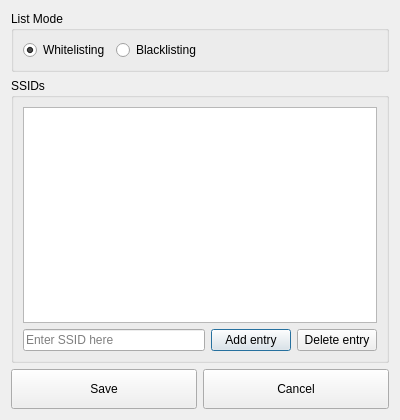
<?xml version="1.0" encoding="UTF-8"?>
<ui version="4.0">
 <class>OCC::WifiListManager</class>
 <widget class="QDialog" name="OCC::WifiListManager">
  <property name="geometry">
   <rect>
    <x>0</x>
    <y>0</y>
    <width>400</width>
    <height>420</height>
   </rect>
  </property>
  <property name="minimumSize">
   <size>
    <width>400</width>
    <height>420</height>
   </size>
  </property>
  <property name="windowTitle">
   <string>Nextcloud Wi-Fi lists</string>
  </property>
  <layout class="QVBoxLayout" name="verticalLayout">
   <item>
    <layout class="QHBoxLayout" name="horizontalLayout_2">
     <item>
      <widget class="QGroupBox" name="listModeGroup">
       <property name="title">
        <string>List Mode</string>
       </property>
       <layout class="QHBoxLayout" name="horizontalLayout_3">
        <item>
         <widget class="QRadioButton" name="whitelistCheckbox">
          <property name="text">
           <string>Whitelisting</string>
          </property>
          <property name="checked">
           <bool>true</bool>
          </property>
         </widget>
        </item>
        <item>
         <widget class="QRadioButton" name="blacklistCheckbox">
          <property name="text">
           <string>Blacklisting</string>
          </property>
         </widget>
        </item>
        <item>
         <spacer name="horizontalSpacer">
          <property name="orientation">
           <enum>Qt::Horizontal</enum>
          </property>
          <property name="sizeHint" stdset="0">
           <size>
            <width>103</width>
            <height>20</height>
           </size>
          </property>
         </spacer>
        </item>
       </layout>
      </widget>
     </item>
    </layout>
   </item>
   <item>
    <layout class="QVBoxLayout" name="WiFiListsVertical">
     <item>
      <widget class="QGroupBox" name="SSIDgroup">
       <property name="title">
        <string>SSIDs</string>
       </property>
       <layout class="QVBoxLayout" name="verticalLayout_4">
        <item>
         <widget class="QListWidget" name="ssidList">
          <property name="editTriggers">
           <set>QAbstractItemView::NoEditTriggers</set>
          </property>
          <property name="showDropIndicator" stdset="0">
           <bool>false</bool>
          </property>
          <property name="selectionMode">
           <enum>QAbstractItemView::ExtendedSelection</enum>
          </property>
         </widget>
        </item>
        <item>
         <layout class="QHBoxLayout" name="ListEditEntries">
          <item>
           <widget class="QLineEdit" name="ssidEntryEdit">
            <property name="minimumSize">
             <size>
              <width>140</width>
              <height>0</height>
             </size>
            </property>
            <property name="placeholderText">
             <string>Enter SSID here</string>
            </property>
           </widget>
          </item>
          <item>
           <widget class="QPushButton" name="addToListBtn">
            <property name="text">
             <string>Add entry</string>
            </property>
           </widget>
          </item>
          <item>
           <widget class="QPushButton" name="deleteFromListBtn">
            <property name="text">
             <string>Delete entry</string>
            </property>
           </widget>
          </item>
         </layout>
        </item>
       </layout>
      </widget>
     </item>
    </layout>
   </item>
   <item>
    <layout class="QHBoxLayout" name="horizontalLayout">
     <item>
      <widget class="QPushButton" name="saveExitBtn">
       <property name="minimumSize">
        <size>
         <width>0</width>
         <height>40</height>
        </size>
       </property>
       <property name="text">
        <string>Save</string>
       </property>
      </widget>
     </item>
     <item>
      <widget class="QPushButton" name="cancelExitBtn">
       <property name="minimumSize">
        <size>
         <width>0</width>
         <height>40</height>
        </size>
       </property>
       <property name="text">
        <string>Cancel</string>
       </property>
      </widget>
     </item>
    </layout>
   </item>
  </layout>
 </widget>
 <tabstops>
  <tabstop>whitelistCheckbox</tabstop>
  <tabstop>blacklistCheckbox</tabstop>
  <tabstop>ssidEntryEdit</tabstop>
  <tabstop>addToListBtn</tabstop>
  <tabstop>deleteFromListBtn</tabstop>
  <tabstop>ssidList</tabstop>
  <tabstop>saveExitBtn</tabstop>
  <tabstop>cancelExitBtn</tabstop>
 </tabstops>
 <resources/>
 <connections/>
</ui>
